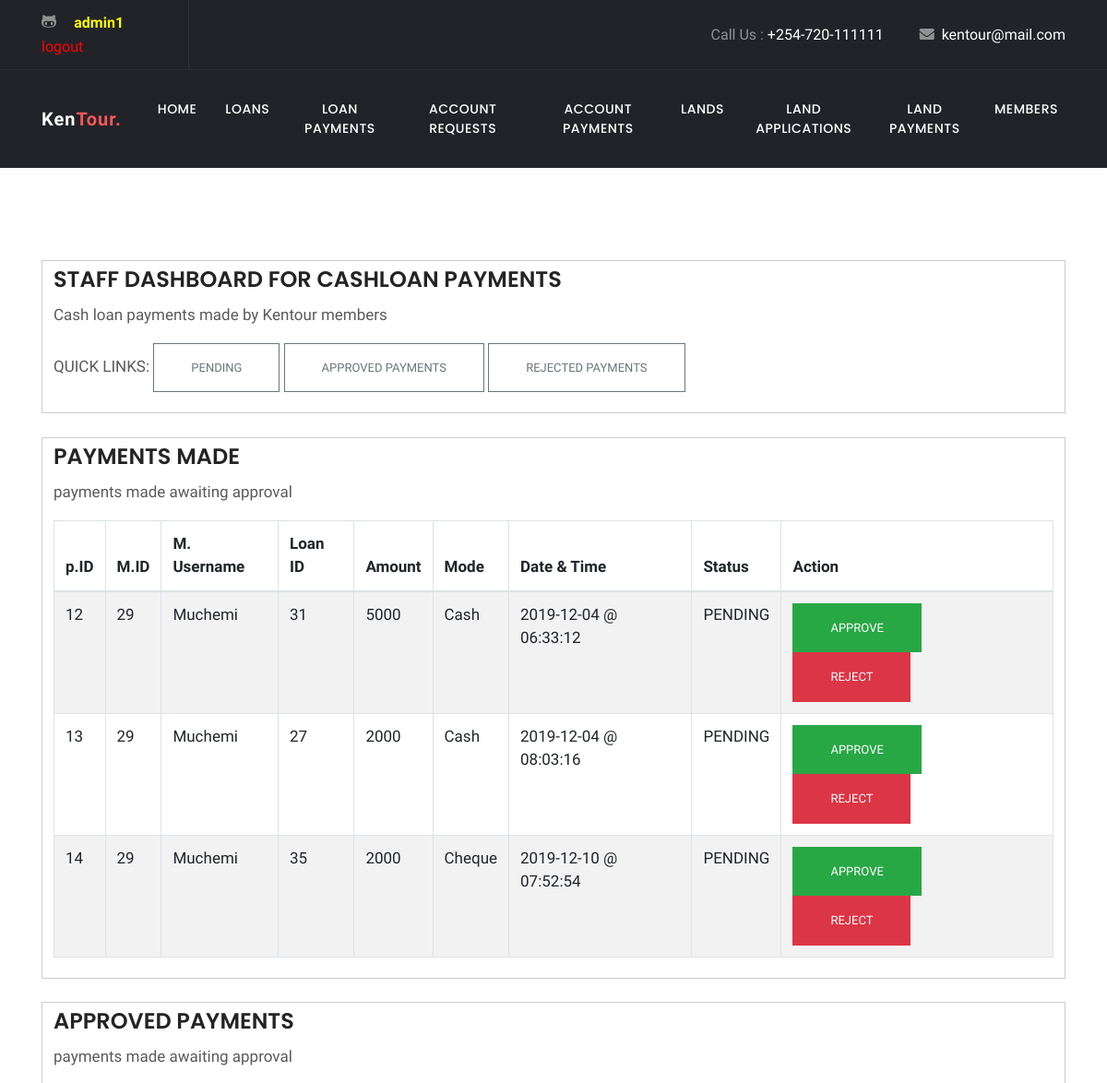
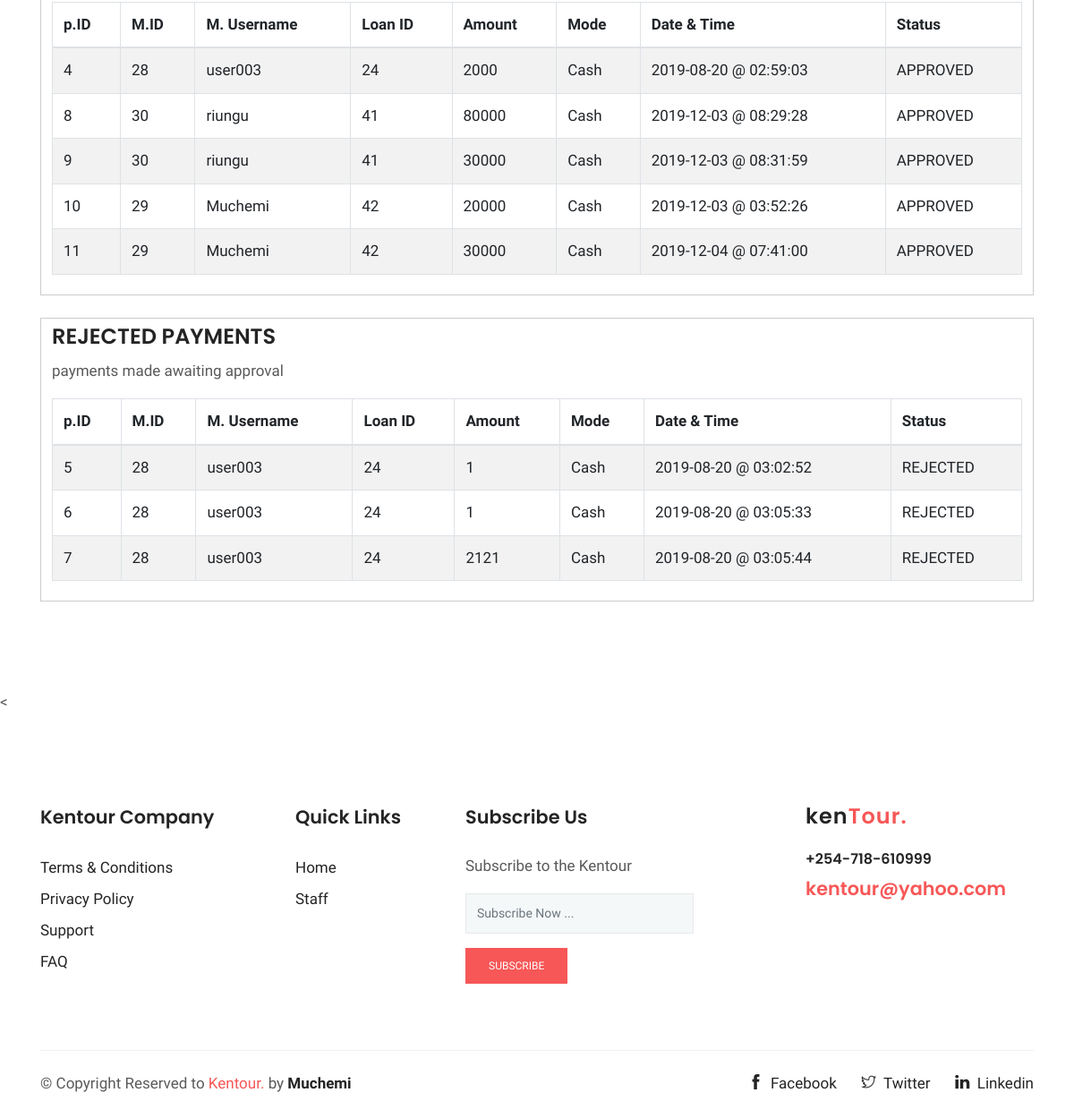
Screenshot of /STAFF/loanpayments.php (signed in) with the database file from the repository (2 pictures, top to bottom).
### tables this page shows
CREATE TABLE `cashloanpayments` (
  `id` int(11) NOT NULL,
  `mid` int(11) NOT NULL,
  `username` varchar(255) NOT NULL,
  `loanid` int(11) NOT NULL,
  `amount` double NOT NULL,
  `mode` varchar(255) NOT NULL,
  `date` date NOT NULL,
  `time` time NOT NULL,
  `status` varchar(255) NOT NULL
);

### STAFF/loanpayments.php (the view, shortened to what this page needs)
<!doctype html>
<html lang="en">
  <head><meta http-equiv="Content-Type" content="text/html; charset=utf-8">
  <link rel="stylesheet" href="plugins/bootstrap/css/bootstrap.min.css">
  <link rel="stylesheet" href="plugins/themify/css/themify-icons.css">
  <link rel="stylesheet" href="plugins/fontawesome/css/all.css">
  <link rel="stylesheet" href="plugins/magnific-popup/dist/magnific-popup.css">
  <link rel="stylesheet" href="plugins/slick-carousel/slick/slick.css">
  <link rel="stylesheet" href="plugins/slick-carousel/slick/slick-theme.css">
  <link rel="stylesheet" href="css/style.css">
</head>
<body>
<header class="navigation">
	<div class="header-top ">
		<div class="container">
			<div class="row justify-content-between align-items-center">
				<div class="col-lg-2 col-md-4">
					<div class="header-top-socials text-center text-lg-left text-md-left">
						<a href="#"><i class="ti-github"></i></a>
						<a href="#" style="color:Yellow"> <b>
							<?php  if (isset($_SESSION['username'])):?>
							<?php echo $_SESSION['username']; ?> </b>
						</a>
						<a href="index.php?logout='1'" style="color: red;">logout</a>
						<?php endif ?>
					</div>
				</div>
				<div class="col-lg-10 col-md-8 text-center text-lg-right text-md-right">
					<div class="header-top-info">
						<a href="tel:+254720870388">Call Us : <span>+254-720-111111</span></a>
						<a href="mailto:kentour@mail.com" ><i class="fa fa-envelope mr-2"></i><span>kentour@mail.com</span></a>
					</div>
				</div>
			</div>
		</div>
	</div>
	<nav class="navbar navbar-expand-lg  py-4" id="navbar">
		<div class="container">
		  <a class="navbar-brand" href="#">
		  	Ken<span>Tour.</span>
		  </a>
		  <div class="collapse navbar-collapse text-center" id="navbarsExample09">
		  <ul class="navbar-nav ml-auto">
		  <li class="nav-item"><a class="nav-link" href="home.php">Home</a></li>
			  <li class="nav-item active">
				<a class="nav-link" href="index.php">Loans <span class="sr-only">(current)</span></a>
			  </li>
			  <li class="nav-item"><a class="nav-link" href="loanpayments.php">Loan Payments</a></li>
			   <li class="nav-item"><a class="nav-link" href="accounts.php">Account Requests</a></li>
               <li class="nav-item"><a class="nav-link" href="accountpayments.php">Account Payments</a></li>
               <li class="nav-item"><a class="nav-link" href="lands.php">Lands</a></li>
			   <li class="nav-item"><a class="nav-link" href="landapps.php">Land applications</a></li>
			   <li class="nav-item"><a class="nav-link" href="landpayments.php">Land Payments</a></li>
			   <li class="nav-item"><a class="nav-link" href="members.php">Members</a></li>
			</ul>
		  </div>
		</div>
	</nav>
</header>
<div class="main-wrapper ">
<section class="section intro">
<div class="container">
	<div style="padding: 6px 12px; border: 1px solid #ccc;">
		<h3>STAFF DASHBOARD FOR CASHLOAN PAYMENTS</h3>
		<p> Cash loan payments made by Kentour members</p>
		<p>QUICK LINKS:
		<a href="#pendingpayments"><button type="button" class="btn btn-outline-secondary">Pending</button></a>
		<a href="#approvedpayments"><button type="button" class="btn btn-outline-secondary">Approved payments</button></a>
		<a href="#rejectedpayments"><button type="button" class="btn btn-outline-secondary">Rejected Payments</button></a>
		</P>
	</div>
</div>
<BR>
<div class="container">
    <div style="padding: 6px 12px; border: 1px solid #ccc;height:auto; verflow: auto;" id="pendingpayments">
        <h3>PAYMENTS MADE</h3>
		<p>payments made awaiting approval</p>
		<table class="table table-bordered table-striped">
			<thead>
				<tr>
				<th scope="col">p.ID</th>
                <th scope="col">M.ID</th>
				<th scope="col">M. Username</th>
				<th scope="col">Loan ID</th>
				<th scope="col">Amount</th>
				<th scope="col">Mode</th>
                <th scope="col">Date & Time</th>
                <th scope="col">Status</th>
				<th scope="col">Action</th>
				</tr>
			</thead>
			<tbody>
				<?php
				 require('connect-db.php');
				$sql = "SELECT * FROM cashloanpayments WHERE status='PENDING'  ";
				$result = mysqli_query($conn, $sql);
				while($row = mysqli_fetch_array($result, MYSQLI_NUM))
				{
					echo '<tr>';
						echo '<td>'.$row[0].'</td> ';
						echo '<td>'.$row[1].'</td> ';
						echo '<td>'.$row[2].'</td> ';
						echo '<td>'.$row[3].'</td> ';
                        echo '<td>'.$row[4].'</td> ';
                        echo '<td>'.$row[5].'</td> ';
                        echo '<td>'.$row[6].' @ '.$row[7].'</td>';
                        echo '<td>'.$row[8].'</td> ';
                        echo '<td><a href="approvecash.php?id=' . $row[0] . '"><button class="btn btn-success">APPROVE</button></a>
                                    <a href="rejectcash.php?id=' . $row[0] . '"><button class="btn btn-danger">REJECT</button></a></td>';
					echo '</tr>';
				}
				?>
			</tbody>
		</table>
    </div>
</div>
<BR>
<div class="container">
    <div style="padding: 6px 12px; border: 1px solid #ccc;height:auto; verflow: auto;" id="approvedpayments">
        <h3>APPROVED PAYMENTS</h3>
		<p>payments made awaiting approval</p>
		<table class="table table-bordered table-striped">
			<thead>
				<tr>
				<th scope="col">p.ID</th>
                <th scope="col">M.ID</th>
				<th scope="col">M. Username</th>
				<th scope="col">Loan ID</th>
				<th scope="col">Amount</th>
				<th scope="col">Mode</th>
                <th scope="col">Date & Time</th>
                <th scope="col">Status</th>
				</tr>
			</thead>
			<tbody>
				<?php
				 require('connect-db.php');
				$sql = "SELECT * FROM cashloanpayments WHERE status='APPROVED'  ";
				$result = mysqli_query($conn, $sql);
				while($row = mysqli_fetch_array($result, MYSQLI_NUM))
				{
					echo '<tr>';
						echo '<td>'.$row[0].'</td> ';
						echo '<td>'.$row[1].'</td> ';
						echo '<td>'.$row[2].'</td> ';
						echo '<td>'.$row[3].'</td> ';
                        echo '<td>'.$row[4].'</td> ';
                        echo '<td>'.$row[5].'</td> ';
                        echo '<td>'.$row[6].' @ '.$row[7].'</td>';
                        echo '<td>'.$row[8].'</td> ';
					echo '</tr>';
				}
				?>
			</tbody>
		</table>
    </div>
</div>
<BR>
<div class="container">
    <div style="padding: 6px 12px; border: 1px solid #ccc;height:auto; verflow: auto;" id="rejectedpayments">
        <h3>REJECTED PAYMENTS</h3>
		<p>payments made awaiting approval</p>
		<table class="table table-bordered table-striped">
			<thead>
				<tr>
				<th scope="col">p.ID</th>
                <th scope="col">M.ID</th>
				<th scope="col">M. Username</th>
				<th scope="col">Loan ID</th>
				<th scope="col">Amount</th>
				<th scope="col">Mode</th>
                <th scope="col">Date & Time</th>
                <th scope="col">Status</th>
				</tr>
			</thead>
			<tbody>
				<?php
				 require('connect-db.php');
				$sql = "SELECT * FROM cashloanpayments WHERE status='REJECTED'  ";
				$result = mysqli_query($conn, $sql);
				while($row = mysqli_fetch_array($result, MYSQLI_NUM))
				{
					echo '<tr>';
						echo '<td>'.$row[0].'</td> ';
						echo '<td>'.$row[1].'</td> ';
						echo '<td>'.$row[2].'</td> ';
						echo '<td>'.$row[3].'</td> ';
                        echo '<td>'.$row[4].'</td> ';
                        echo '<td>'.$row[5].'</td> ';
                        echo '<td>'.$row[6].' @ '.$row[7].'</td>';
                        echo '<td>'.$row[8].'</td> ';
					echo '</tr>';
				}
				?>
			</tbody>
		</table>
    </div>
</div>
</section>
<
<footer class="footer section">
	<div class="container">
		<div class="row">
			<div class="col-lg-3 col-md-6 col-sm-6">
				<div class="widget">
					<h4 class="text-capitalize mb-4">Kentour Company</h4>
					<ul class="list-unstyled footer-menu lh-35">
						<li><a href="#">Terms & Conditions</a></li>
						<li><a href="#">Privacy Policy</a></li>
						<li><a href="#">Support</a></li>
						<li><a href="#">FAQ</a></li>
					</ul>
				</div>
			</div>
			<div class="col-lg-2 col-md-6 col-sm-6">
				<div class="widget">
					<h4 class="text-capitalize mb-4">Quick Links</h4>
					<ul class="list-unstyled footer-menu lh-35">
						<li><a href="index.php">Home</a></li>
						<li><a href="staff.php">Staff</a></li>
					</ul>
				</div>
			</div>
			<div class="col-lg-3 col-md-6 col-sm-6">
				<div class="widget">
					<h4 class="text-capitalize mb-4">Subscribe Us</h4>
					<p>Subscribe to the Kentour  </p>
					<form action="#" class="sub-form">
						<input type="text" class="form-control mb-3" placeholder="Subscribe Now ...">
						<a href="#" class="btn btn-main btn-small">subscribe</a>
					</form>
				</div>
			</div>
			<div class="col-lg-3 ml-auto col-sm-6">
				<div class="widget">
					<div class="logo mb-4">
						<h3>ken<span>Tour.</span></h3>
					</div>
					<h6><a href="tel:+254-720-870388" >+254-718-610999</a></h6>
					<a href="mailto:kentour@yahoo.com"><span class="text-color h4">kentour@yahoo.com</span></a>
				</div>
			</div>
		</div>
		<div class="footer-btm pt-4">
			<div class="row">
				<div class="col-lg-6">
					<div class="copyright">
						&copy; Copyright Reserved to <span class="text-color">Kentour.</span> by <a href="#">Muchemi</a>
					</div>
				</div>
				<div class="col-lg-6 text-left text-lg-right">
					<ul class="list-inline footer-socials">
						<li class="list-inline-item"><a href="#"><i class="ti-facebook mr-2"></i>Facebook</a></li>
						<li class="list-inline-item"><a href="#"><i class="ti-twitter mr-2"></i>Twitter</a></li>
						<li class="list-inline-item"><a href="#"><i class="ti-linkedin mr-2 "></i>Linkedin</a></li>
					</ul>
				</div>
			</div>
		</div>
	</div>
</footer>
    </div>
  </body>
  </html>

### STAFF/css/style.css (style rules this page uses)
html { overflow-x: hidden; }
body { line-height: 1.5; font-family: "Hind", serif; -webkit-font-smoothing: antialiased; font-size: 17px; color: rgba(0, 0, 0, 0.65); }
h1, .h1, h2, .h2, h3, .h3, h4, .h4, h5, .h5, h6, .h6 { font-family: "Poppins", sans-serif; font-weight: 600; color: #242424; }
h3, .h3 { font-size: 1.5rem; }
h4, .h4 { font-size: 1.3rem; line-height: 30px; }
h6, .h6 { font-size: 1rem; }
p { line-height: 30px; }
input[type="email"], input[type="password"], input[type="text"], input[type="tel"] { box-shadow: none; height: 45px; outline: none; font-size: 14px; }
.form-control { box-shadow: none; border-radius: 0; }
.btn { display: inline-block; font-size: 14px; font-size: 0.8125rem; font-weight: 400; padding: 1rem 2.5rem; text-transform: uppercase; border-radius: 0; transition: all 0.2s ease; }
.btn-main, .btn-transparent, .btn-small { background: #f75757; color: #fff; transition: all 0.2s ease; }
.btn-small { padding: 10px 25px; font-size: 12px; }
.section { padding: 100px 0; }
.text-color { color: #f75757; }
a { color: #242424; text-decoration: none; }
#navbar { background: #222328; box-shadow: 0 1px 2px rgba(0, 0, 0, 0.05); }
#navbar li { padding-left: 15px; }
#navbar .nav-link { font-family: "Poppins", sans-serif; font-weight: 500; color: #fff; text-transform: uppercase; font-size: 14px; letter-spacing: .5px; transition: all .25s ease; }
.header-top { background: #222328; color: #919194; border-bottom: 1px solid rgba(255, 255, 255, 0.05); }
.header-top .header-top-socials { border-right: 1px solid rgba(255, 255, 255, 0.05); padding: 12px 0px; }
.header-top .header-top-socials a { color: #919194; margin-right: 15px; font-size: 16px; }
.header-top .header-top-info { color: #919194; font-size: 16px; }
.header-top .header-top-info a span { color: #fff; }
.header-top .header-top-info a { margin-left: 35px; color: #919194; }
.navbar-brand { color: #fff; font-weight: 600; letter-spacing: 1px; }
.navbar-brand span { color: #f75757; }
.widget { margin-bottom: 30px; padding-bottom: 35px; }
.footer { padding-bottom: 10px; }
.footer .copyright a { font-weight: 600; }
.lh-35 { line-height: 35px; }
.logo { color: #242424; font-weight: 600; letter-spacing: 1px; }
.logo span { color: #f75757; }
.sub-form { position: relative; }
.sub-form .form-control { border: 1px solid rgba(0, 0, 0, 0.06); background: #f5f8f9; }
.footer-btm { border-top: 1px solid rgba(0, 0, 0, 0.06); }
.footer-socials li a { margin-left: 15px; }

### rows the page displays
cashloanpayments: id "12", mid "29", username "Muchemi", loanid "31", amount "5000", mode "Cash", date "2019-12-04", time "06:33:12", status "PENDING"
cashloanpayments: id "13", mid "29", username "Muchemi", loanid "27", amount "2000", mode "Cash", date "2019-12-04", time "08:03:16", status "PENDING"
cashloanpayments: id "14", mid "29", username "Muchemi", loanid "35", amount "2000", mode "Cheque", date "2019-12-10", time "07:52:54", status "PENDING"
cashloanpayments: id "4", mid "28", username "user003", loanid "24", amount "2000", mode "Cash", date "2019-08-20", time "02:59:03", status "APPROVED"
cashloanpayments: id "8", mid "30", username "riungu", loanid "41", amount "80000", mode "Cash", date "2019-12-03", time "08:29:28", status "APPROVED"
cashloanpayments: id "9", mid "30", username "riungu", loanid "41", amount "30000", mode "Cash", date "2019-12-03", time "08:31:59", status "APPROVED"
cashloanpayments: id "10", mid "29", username "Muchemi", loanid "42", amount "20000", mode "Cash", date "2019-12-03", time "03:52:26", status "APPROVED"
cashloanpayments: id "11", mid "29", username "Muchemi", loanid "42", amount "30000", mode "Cash", date "2019-12-04", time "07:41:00", status "APPROVED"
cashloanpayments: id "5", mid "28", username "user003", loanid "24", amount "1", mode "Cash", date "2019-08-20", time "03:02:52", status "REJECTED"
cashloanpayments: id "6", mid "28", username "user003", loanid "24", amount "1", mode "Cash", date "2019-08-20", time "03:05:33", status "REJECTED"
cashloanpayments: id "7", mid "28", username "user003", loanid "24", amount "2121", mode "Cash", date "2019-08-20", time "03:05:44", status "REJECTED"

### other values shown
$_SESSION['username'] "admin1"
